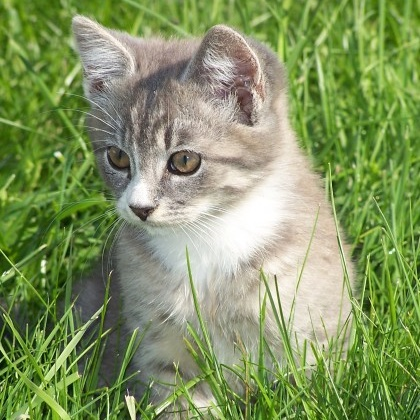
#> input picture practice1/kittycat.jpg, 420 x 420 px
$ jupyter execute practice_1.ipynb
#> lines starting #> are read from the running program, lines starting #| are printed output that depends on the picture; after the words box and inside, x2 and y2 are one past the last pixel; in counts of white or black regions, pixels touching at a corner belong together
[](https://colab.research.google.com/github/upm-classes/image-understanding-2022-2023/blob/main/practice1/practice_1.ipynb)

# Practice 1

This is the first practice of image understanding in which we are going to code some of the things we have already seen during classes.

Fill with your data:

- Full name 1: Nicolas Cossio Miravalles

**DO NOT MODIFY (ADD, DELETE,...) ANY CELL. YOU HAVE TO WRITE YOUR CODE ONLY IN THE SPECIFIED CELLS.**

[cell 1]
# These are the libraries that should be used.
# NO OTHER LIBRARIES ARE ALLOWED
from typing import Tuple
from skimage.io import imread
from skimage.transform import resize
import numpy as np
from scipy.signal import convolve2d
import matplotlib.pyplot as plt # Only to plot the images

[cell 2]
# Reading image
image = imread('kittycat.jpg')
#> image is the input picture: shape (420, 420, 3); mean R, G, B 131.1, 149.2, 98.3

# Plotting image
plt.figure(figsize=(2,2))
plt.imshow(image)
plt.show()

## Task 1: Basic image statistics (2 points)

[cell 3]
def image_statistics(image: np.array) -> Tuple[float, float, float]:
    """
    Given a grayscale image of 8-bits, it should return a tuple with
    the maximum, minimum and average values of the
    pixels.
    """
    return np.max(image), np.min(image), np.mean(image)

[cell 4]
# Tests that your function must pass

assert image_statistics(image[:,:,0])[0] == 255
assert image_statistics(image[:,:,0])[1] == 0
assert np.isclose(image_statistics(image[:,:,0])[2], 131.103)

[cell 5]
def calculate_histogram(image: np.array, bins: int = 255) -> Tuple[np.array, np.array]:
    """
    Given a grayscale image of 8-bits, it should return two numpy
    arrays: the first one a numpy array with the histogram
    and the second one with the bin edges according to the
    number of bins selected. You should use a numpy
    function to calculate the histogram.
    """

    return np.histogram(image, bins=bins)

To check if your answer is correct you should obtain
the same graphic as this one in the next cell.

[cell 6]
hist, edges = calculate_histogram(image[:,:,0])
#> hist = 255 values, max 1343 at index 96, min 2 at index 1, mean 691.8; edges = 256 values from 0 to 255
plt.figure(figsize=(4,3))
plt.bar(edges[1:], hist)
plt.xlabel('Pixel values')
plt.ylabel('Frequency')
plt.show()
#> figure, not shown here; tallest bar 1343 high, from x = 96.6 to 97.4

[cell 7]
try:
    assert (calculate_histogram(image[:,:,0], 5)[0] == np.array([8331,54144,55237,33667,25021])).all()
except:
    assert (calculate_histogram(image[:,:,0], 5)[0] == np.array([8340, 54234, 55086, 33685, 25055])).all()

### Task 2: Image transformations (4 points)

[cell 8]
def invert_image(image: np.array) -> np.array:
    """
    Function that inverts a grayscale image of 8-bits. Dark areas should be brighter
    and bright areas should be darker.It is equal to the operation (255 - image).
    The result should be a uint8 numpy array.
    """
    return (255 - image).astype(np.uint8)

[cell 9]
fig, axes = plt.subplots(nrows=1, ncols=2, sharex=True, sharey=True, figsize=(5, 2))
im_0 = axes[0].imshow(image[:,:,0], cmap='gray')
fig.colorbar(im_0, ax=axes[0])
im_1 = axes[1].imshow(invert_image(image[:,:,0]), cmap='gray')
fig.colorbar(im_1, ax=axes[1])
plt.show()
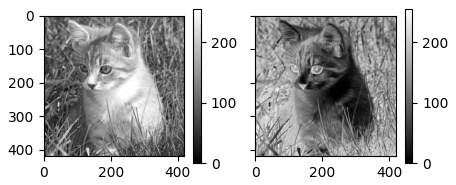
#> figure drawn by matplotlib, 4 panels

[cell 10]
assert invert_image(image[:,:,0]).dtype == 'uint8'
assert (invert_image(np.array([233, 255, 0], dtype='uint8')) == np.array([22,0,255], dtype='uint8')).all()

[cell 11]
def rotate_flip_image(image: np.array, rotation: int = 0, flip: bool = False) -> np.array:
    """
    This function should rotate an rgb image 0, 90, 180 or 270 degrees.
    Other angle should return the following message: 'Error: the angle specified is not valid.'.
    When flip is True, the image is mirrored over the x axis.
    """
#> called with rotation = 90, flip = False
    if rotation not in (0, 90, 180, 270):
        return 'Error: the angle specified is not valid.'
    # times_to_rotate_by_90
    k = rotation // 90 if rotation != 90 else 1 # special for 90 since k would be k = 0
    new_image =  np.rot90(image, k, axes=(0, 1)) # rotate left 90 degrees k times
    if flip:
        new_image = np.flip(new_image, axis=1) # flip over y axis
    return new_image

[cell 12]
# Visualization of the results

fig, axes = plt.subplots(nrows=2, ncols=2, figsize=(4, 4))
im_0 = axes[0,0].imshow(image)
im_1 = axes[0,1].imshow(rotate_flip_image(image, rotation=90))
im_2 = axes[1, 0].imshow(rotate_flip_image(image, rotation=90, flip=True))
#> call 2 of rotate_flip_image, with rotation = 90, flip = True
#> in rotate_flip_image (call 2), `new_image = np.flip(new_image, axis=1)`:
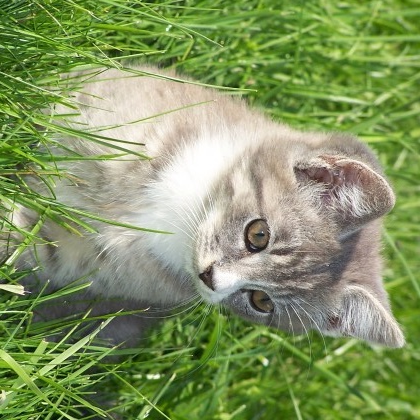
#> new_image: shape (420, 420, 3); mean R, G, B 131.1, 149.2, 98.3
im_3 = axes[1,1].imshow(rotate_flip_image(image, rotation=270, flip=True))
#> call 3 of rotate_flip_image, with rotation = 270, flip = True
#> in rotate_flip_image (call 3), `new_image =  np.rot90(image, k, axes=(0, 1))`:
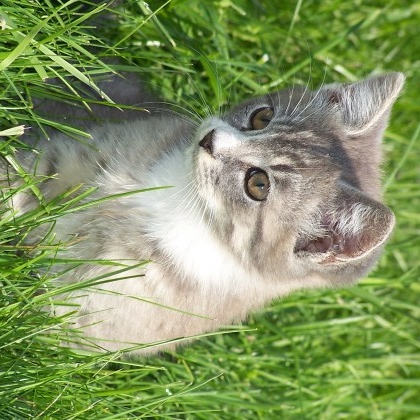
#> new_image: shape (420, 420, 3); mean R, G, B 131.1, 149.2, 98.3
#> in rotate_flip_image (call 3), `new_image = np.flip(new_image, axis=1)`:
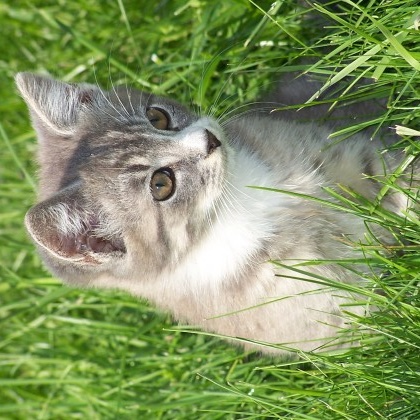
#> new_image: shape (420, 420, 3); mean R, G, B 131.1, 149.2, 98.3
plt.setp(axes, xticks=[], yticks=[])
plt.show()

[cell 13]
assert rotate_flip_image(image, rotation=90, flip=True).dtype == 'uint8'
assert rotate_flip_image(image, rotation=1) == 'Error: the angle specified is not valid.'
assert (rotate_flip_image(np.array([[1,2],[3,4]],dtype='uint8'), rotation=90, flip=True) == np.array([[4,2],[3, 1]], dtype='uint8')).all()
assert (rotate_flip_image(np.array([[1,2],[3,4]],dtype='uint8'), rotation=180) == np.array([[4,3],[2, 1]], dtype='uint8')).all()
assert (rotate_flip_image(np.array([[1,2],[3,4]],dtype='uint8'), rotation=270, flip=True) == np.array([[1,3],[2, 4]], dtype='uint8')).all()

[cell 14]
def color_depth(image: np.array, number_bits: int) -> np.array:
    """
    The input is a grayscale image of 8-bits. The output image should be rescaled to
    the number of bits indicated. The data type of the output should be uint16.
    """
#> called with number_bits = 8
    # We need to change the representation for each value of the image to the new number of bits
    # hence we need to divide the image by 2^(current_representaion - number_bits) and then cast it to uint16

    # np.uint16(image / (2**(8 - number_bits)) ) this also works but it's more expensive
    return (image >> 8 - number_bits).astype('uint16')

[cell 15]
# Visualization of the results

fig, axes = plt.subplots(nrows=2, ncols=2, sharex=True, sharey=True, figsize=(6, 4))
number_bits = 8
im_0 = axes[0,0].imshow(color_depth(image[:,:,0], number_bits), vmax=2**number_bits, vmin=0, cmap='gray')
fig.colorbar(im_0, ax=axes[0,0])
number_bits = 4
im_1 = axes[0,1].imshow(color_depth(image[:,:,0], number_bits), vmax=2**number_bits, vmin=0, cmap='gray')
fig.colorbar(im_1, ax=axes[0,1])
number_bits = 2
im_2 = axes[1,0].imshow(color_depth(image[:,:,0], number_bits), vmax=2**number_bits, vmin=0, cmap='gray')
#> call 3 of color_depth, with number_bits = 2
#> in color_depth (call 3), `return (image >> 8 - number_bits).astype('uint16')`:
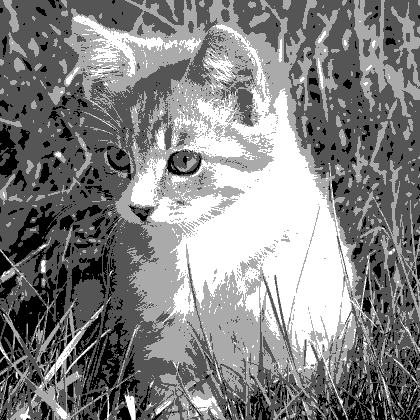
#> returned value: shape (420, 420) uint16; min 0, max 3, mean 1.55; drawn with min black and max white
fig.colorbar(im_2, ax=axes[1,0])
number_bits = 1
im_3 = axes[1,1].imshow(color_depth(image[:,:,0], number_bits), vmax=2**number_bits, vmin=0, cmap='gray')
#> call 4 of color_depth, with number_bits = 1
#> in color_depth (call 4), `return (image >> 8 - number_bits).astype('uint16')`:
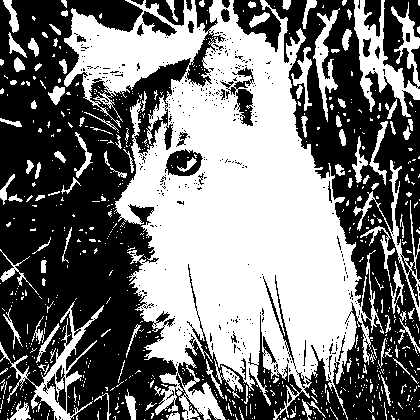
#> returned value: shape (420, 420) uint16; values 0 (black) and 1 (white), 47.2% white; 699 white regions (587 under 20 px), largest, box (x1, y1, x2, y2) and area: (64, 0, 384, 420) 65517, (354, 0, 420, 117) 3160, (0, 301, 104, 420) 2010
fig.colorbar(im_3, ax=axes[1,1])
plt.setp(axes, xticks=[], yticks=[])
plt.show()
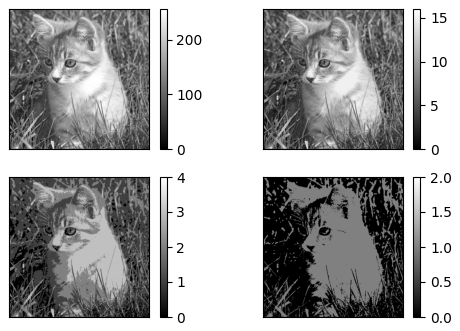
#> figure drawn by matplotlib, 8 panels

[cell 16]
assert color_depth(np.array([0, 125, 255], dtype='uint8'), 8).dtype == 'uint16'
assert (color_depth(np.array([0, 125, 255], dtype='uint8'), 8) == np.array([0, 125, 255], dtype='uint16')).all()
assert (color_depth(np.array([0, 125, 255], dtype='uint8'), 4) == np.array([0, 7, 15], dtype='uint16')).all()
assert (color_depth(np.array([0, 125, 255], dtype='uint8'), 2) == np.array([0, 1, 3], dtype='uint16')).all()

[cell 17]
def halve_image(image: np.array, times: int) -> np.array:
    """
    The input image is an 8-bit rgb image. The output image must be reduced by
    half the number of times indicated. If the new size is not an integer you
    have to truncate the decimals. The output image should be an 8-bit image.
    You can use the resize function of scikit-image with preserve_range=True,
    No open-cv function is allowed.
    """
#> called with times = 1
    # image.shape[0] // (2**times) is the new height and image.shape[1] // (2**times) is the new width
    # we can do this with bitshifting
    return \
        resize(image, (image.shape[0] >> times , image.shape[1] >>times ) , preserve_range=True) \
        .astype('uint8')
#> returned value: shape (210, 210, 3)

[cell 18]
# Visualization of the results

fig, axes = plt.subplots(nrows=2, ncols=2, figsize=(6, 4))
im_0 = axes[0,0].imshow(halve_image(image, times=1))
im_1 = axes[0,1].imshow(halve_image(image, times=2))
#> call 2 of halve_image, with times = 2
#> in halve_image (call 2), `return \ resize(image, (image.shape[0] >> times , image.shape[1] >>tim..`:
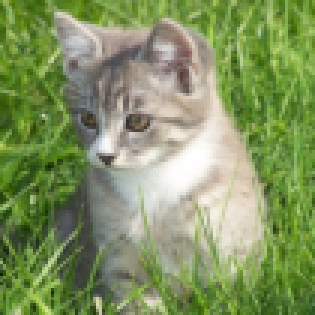
#> returned value: shape (105, 105, 3) (shown 3 times larger); mean of channels 0, 1, 2 130.6, 148.7, 97.8; drawn as R, G, B
im_2 = axes[1,0].imshow(halve_image(image, times=3))
im_3 = axes[1,1].imshow(halve_image(image, times=4))
#> call 4 of halve_image, with times = 4
#> in halve_image (call 4), `return \ resize(image, (image.shape[0] >> times , image.shape[1] >>tim..`:
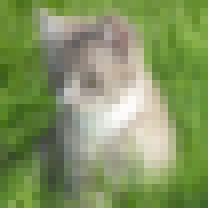
#> returned value: shape (26, 26, 3) (shown 8 times larger); mean of channels 0, 1, 2 130.6, 148.7, 97.8; drawn as R, G, B
plt.show()

[cell 19]
assert halve_image(image, times=2).dtype == 'uint8'
assert (halve_image(image, 0).shape == np.array([420, 420, 3])).all()
assert (halve_image(image, 3).shape == np.array([52, 52, 3])).all()
assert (halve_image(image, 5).shape == np.array([13, 13, 3])).all()
try:
    assert (halve_image(image, 8) == np.array([[[131, 149,  99]]], dtype='uint8')).all()
except:
    assert (halve_image(image, 8) == np.array([[[131, 149,  98]]], dtype='uint8')).all()

### Spatial filters (2 points)

[cell 20]
def convolve(image: np.array, kernel: np.array) -> np.array:
    """
    Funtion to convolve a grayscale image given a kernel.
    """
    im = image.astype(np.float32)
    result = convolve2d(im, kernel, boundary='symm', mode='same')
    return result

[cell 21]
# Example of the effect of a kernel for smoothing an image
kernel = np.array([[1,1,1],[1,9,1], [1,1,1]])
#> kernel = [[1, 1, 1], [1, 9, 1], [1, 1, 1]]

image_channel = image[:,:,0]
convolved = convolve(image_channel, kernel)

fig, axes = plt.subplots(nrows=3, ncols=2, figsize=(6, 8))
im_0 = axes[0,0].imshow(image_channel, cmap='gray')
fig.colorbar(im_0, ax=axes[0,0])
im_1 = axes[0,1].imshow(convolved, cmap='gray')
fig.colorbar(im_1, ax=axes[0,1])
im_2 = axes[1,0].imshow(image_channel[50:100, 50:100], cmap='gray')
fig.colorbar(im_2, ax=axes[1,0])
im_3 = axes[1,1].imshow(convolved[50:100, 50:100], cmap='gray')
fig.colorbar(im_3, ax=axes[1,1])
im_4 = axes[2,0].imshow(image_channel[100:150, 100:150], cmap='gray')
fig.colorbar(im_4, ax=axes[2,0])
im_5 = axes[2,1].imshow(convolved[100:150, 100:150], cmap='gray')
fig.colorbar(im_5, ax=axes[2,1])
plt.setp(axes, xticks=[], yticks=[])
plt.show()
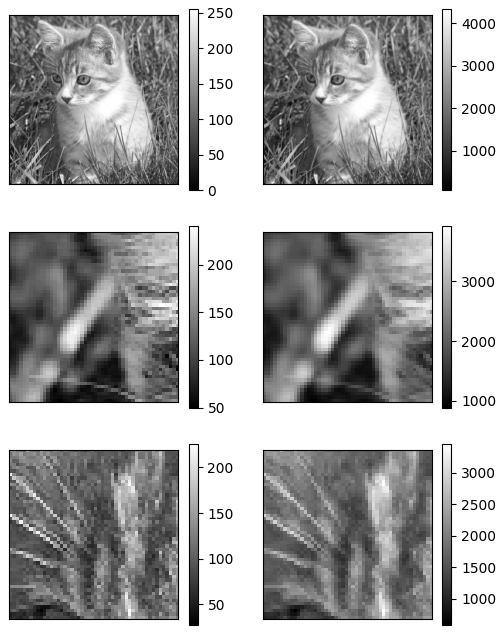
#> figure drawn by matplotlib, 12 panels
